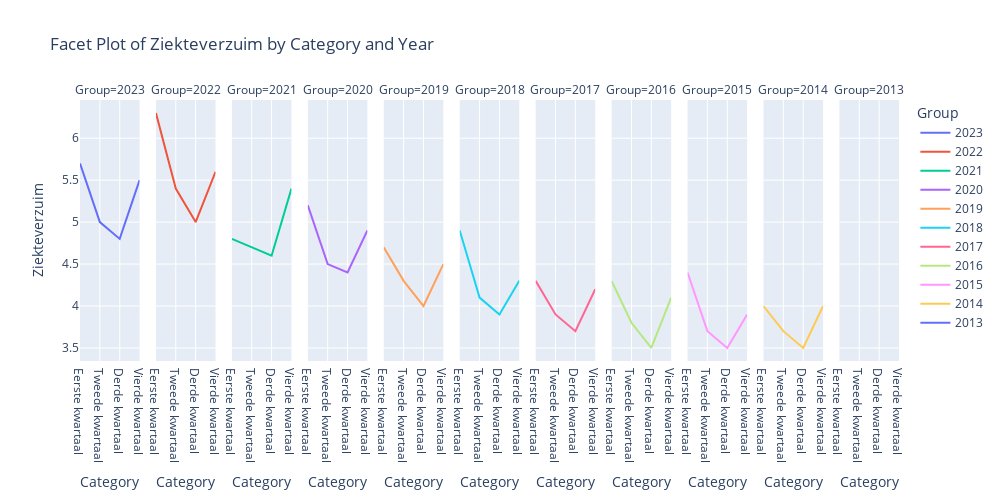

The cell this chart's notebook holds for it:
### Code cell
# Facet plot with ordered x-axis and Group in descending order
facet_plot = px.line(df_cbs, x='Category', y='Ziekteverzuim', color='Group', facet_col='Group',
                     title='Facet Plot of Ziekteverzuim by Category and Year',
                     category_orders={'Category': category_order, 'Group': year_order},
width=1000,  # set the width of the plot
height=500  # set the height of the plot
                     )
facet_plot.show()

### Figure 1 — Plotly figure (JSON) as saved in the notebook; plotly's stock layout.template omitted (floating-point values rounded to 4 significant figures)
{"data": [{"hovertemplate": "Group=2023<br>Category=%{x}<br>Ziekteverzuim=%{y}<extra></extra>", "legendgroup": "2023", "line": {"color": "#636efa", "dash": "solid"}, "marker": {"symbol": "circle"}, "mode": "lines", "name": "2023", "orientation": "v", "showlegend": true, "type": "scatter", "x": ["Eerste kwartaal", "Tweede kwartaal", "Derde kwartaal", "Vierde kwartaal"], "xaxis": "x", "y": [5.7, 5, 4.8, 5.5], "yaxis": "y"}, {"hovertemplate": "Group=2022<br>Category=%{x}<br>Ziekteverzuim=%{y}<extra></extra>", "legendgroup": "2022", "line": {"color": "#EF553B", "dash": "solid"}, "marker": {"symbol": "circle"}, "mode": "lines", "name": "2022", "orientation": "v", "showlegend": true, "type": "scatter", "x": ["Eerste kwartaal", "Tweede kwartaal", "Derde kwartaal", "Vierde kwartaal"], "xaxis": "x2", "y": [6.3, 5.4, 5, 5.6], "yaxis": "y2"}, {"hovertemplate": "Group=2021<br>Category=%{x}<br>Ziekteverzuim=%{y}<extra></extra>", "legendgroup": "2021", "line": {"color": "#00cc96", "dash": "solid"}, "marker": {"symbol": "circle"}, "mode": "lines", "name": "2021", "orientation": "v", "showlegend": true, "type": "scatter", "x": ["Eerste kwartaal", "Tweede kwartaal", "Derde kwartaal", "Vierde kwartaal"], "xaxis": "x3", "y": [4.8, 4.7, 4.6, 5.4], "yaxis": "y3"}, {"hovertemplate": "Group=2020<br>Category=%{x}<br>Ziekteverzuim=%{y}<extra></extra>", "legendgroup": "2020", "line": {"color": "#ab63fa", "dash": "solid"}, "marker": {"symbol": "circle"}, "mode": "lines", "name": "2020", "orientation": "v", "showlegend": true, "type": "scatter", "x": ["Eerste kwartaal", "Tweede kwartaal", "Derde kwartaal", "Vierde kwartaal"], "xaxis": "x4", "y": [5.2, 4.5, 4.4, 4.9], "yaxis": "y4"}, {"hovertemplate": "Group=2019<br>Category=%{x}<br>Ziekteverzuim=%{y}<extra></extra>", "legendgroup": "2019", "line": {"color": "#FFA15A", "dash": "solid"}, "marker": {"symbol": "circle"}, "mode": "lines", "name": "2019", "orientation": "v", "showlegend": true, "type": "scatter", "x": ["Eerste kwartaal", "Tweede kwartaal", "Derde kwartaal", "Vierde kwartaal"], "xaxis": "x5", "y": [4.7, 4.3, 4, 4.5], "yaxis": "y5"}, {"hovertemplate": "Group=2018<br>Category=%{x}<br>Ziekteverzuim=%{y}<extra></extra>", "legendgroup": "2018", "line": {"color": "#19d3f3", "dash": "solid"}, "marker": {"symbol": "circle"}, "mode": "lines", "name": "2018", "orientation": "v", "showlegend": true, "type": "scatter", "x": ["Eerste kwartaal", "Tweede kwartaal", "Derde kwartaal", "Vierde kwartaal"], "xaxis": "x6", "y": [4.9, 4.1, 3.9, 4.3], "yaxis": "y6"}, {"hovertemplate": "Group=2017<br>Category=%{x}<br>Ziekteverzuim=%{y}<extra></extra>", "legendgroup": "2017", "line": {"color": "#FF6692", "dash": "solid"}, "marker": {"symbol": "circle"}, "mode": "lines", "name": "2017", "orientation": "v", "showlegend": true, "type": "scatter", "x": ["Eerste kwartaal", "Tweede kwartaal", "Derde kwartaal", "Vierde kwartaal"], "xaxis": "x7", "y": [4.3, 3.9, 3.7, 4.2], "yaxis": "y7"}, {"hovertemplate": "Group=2016<br>Category=%{x}<br>Ziekteverzuim=%{y}<extra></extra>", "legendgroup": "2016", "line": {"color": "#B6E880", "dash": "solid"}, "marker": {"symbol": "circle"}, "mode": "lines", "name": "2016", "orientation": "v", "showlegend": true, "type": "scatter", "x": ["Eerste kwartaal", "Tweede kwartaal", "Derde kwartaal", "Vierde kwartaal"], "xaxis": "x8", "y": [4.3, 3.8, 3.5, 4.1], "yaxis": "y8"}, {"hovertemplate": "Group=2015<br>Category=%{x}<br>Ziekteverzuim=%{y}<extra></extra>", "legendgroup": "2015", "line": {"color": "#FF97FF", "dash": "solid"}, "marker": {"symbol": "circle"}, "mode": "lines", "name": "2015", "orientation": "v", "showlegend": true, "type": "scatter", "x": ["Eerste kwartaal", "Tweede kwartaal", "Derde kwartaal", "Vierde kwartaal"], "xaxis": "x9", "y": [4.4, 3.7, 3.5, 3.9], "yaxis": "y9"}, {"hovertemplate": "Group=2014<br>Category=%{x}<br>Ziekteverzuim=%{y}<extra></extra>", "legendgroup": "2014", "line": {"color": "#FECB52", "dash": "solid"}, "marker": {"symbol": "circle"}, "mode": "lines", "name": "2014", "orientation": "v", "showlegend": true, "type": "scatter", "x": ["Eerste kwartaal", "Tweede kwartaal", "Derde kwartaal", "Vierde kwartaal"], "xaxis": "x10", "y": [4, 3.7, 3.5, 4], "yaxis": "y10"}, {"hovertemplate": "Group=2013<br>Category=%{x}<br>Ziekteverzuim=%{y}<extra></extra>", "legendgroup": "2013", "line": {"color": "#636efa", "dash": "solid"}, "marker": {"symbol": "circle"}, "mode": "lines", "name": "2013", "orientation": "v", "showlegend": true, "type": "scatter", "x": ["Vierde kwartaal"], "xaxis": "x11", "y": [3.9], "yaxis": "y11"}], "layout": {"annotations": [{"font": {}, "showarrow": false, "text": "Group=2023", "x": 0.03636, "xanchor": "center", "xref": "paper", "y": 1, "yanchor": "bottom", "yref": "paper"}, {"font": {}, "showarrow": false, "text": "Group=2022", "x": 0.1291, "xanchor": "center", "xref": "paper", "y": 1, "yanchor": "bottom", "yref": "paper"}, {"font": {}, "showarrow": false, "text": "Group=2021", "x": 0.2218, "xanchor": "center", "xref": "paper", "y": 1, "yanchor": "bottom", "yref": "paper"}, {"font": {}, "showarrow": false, "text": "Group=2020", "x": 0.3145, "xanchor": "center", "xref": "paper", "y": 1, "yanchor": "bottom", "yref": "paper"}, {"font": {}, "showarrow": false, "text": "Group=2019", "x": 0.4073, "xanchor": "center", "xref": "paper", "y": 1, "yanchor": "bottom", "yref": "paper"}, {"font": {}, "showarrow": false, "text": "Group=2018", "x": 0.5, "xanchor": "center", "xref": "paper", "y": 1, "yanchor": "bottom", "yref": "paper"}, {"font": {}, "showarrow": false, "text": "Group=2017", "x": 0.5927, "xanchor": "center", "xref": "paper", "y": 1, "yanchor": "bottom", "yref": "paper"}, {"font": {}, "showarrow": false, "text": "Group=2016", "x": 0.6855, "xanchor": "center", "xref": "paper", "y": 1, "yanchor": "bottom", "yref": "paper"}, {"font": {}, "showarrow": false, "text": "Group=2015", "x": 0.7782, "xanchor": "center", "xref": "paper", "y": 1, "yanchor": "bottom", "yref": "paper"}, {"font": {}, "showarrow": false, "text": "Group=2014", "x": 0.8709, "xanchor": "center", "xref": "paper", "y": 1, "yanchor": "bottom", "yref": "paper"}, {"font": {}, "showarrow": false, "text": "Group=2013", "x": 0.9636, "xanchor": "center", "xref": "paper", "y": 1, "yanchor": "bottom", "yref": "paper"}], "height": 500, "legend": {"title": {"text": "Group"}, "tracegroupgap": 0}, "title": {"text": "Facet Plot of Ziekteverzuim by Category and Year"}, "width": 1000, "xaxis": {"anchor": "y", "categoryarray": ["Eerste kwartaal", "Tweede kwartaal", "Derde kwartaal", "Vierde kwartaal"], "categoryorder": "array", "domain": [0, 0.07273], "title": {"text": "Category"}}, "xaxis10": {"anchor": "y10", "categoryarray": ["Eerste kwartaal", "Tweede kwartaal", "Derde kwartaal", "Vierde kwartaal"], "categoryorder": "array", "domain": [0.8345, 0.9073], "matches": "x", "title": {"text": "Category"}}, "xaxis11": {"anchor": "y11", "categoryarray": ["Eerste kwartaal", "Tweede kwartaal", "Derde kwartaal", "Vierde kwartaal"], "categoryorder": "array", "domain": [0.9273, 1], "matches": "x", "title": {"text": "Category"}}, "xaxis2": {"anchor": "y2", "categoryarray": ["Eerste kwartaal", "Tweede kwartaal", "Derde kwartaal", "Vierde kwartaal"], "categoryorder": "array", "domain": [0.09273, 0.1655], "matches": "x", "title": {"text": "Category"}}, "xaxis3": {"anchor": "y3", "categoryarray": ["Eerste kwartaal", "Tweede kwartaal", "Derde kwartaal", "Vierde kwartaal"], "categoryorder": "array", "domain": [0.1855, 0.2582], "matches": "x", "title": {"text": "Category"}}, "xaxis4": {"anchor": "y4", "categoryarray": ["Eerste kwartaal", "Tweede kwartaal", "Derde kwartaal", "Vierde kwartaal"], "categoryorder": "array", "domain": [0.2782, 0.3509], "matches": "x", "title": {"text": "Category"}}, "xaxis5": {"anchor": "y5", "categoryarray": ["Eerste kwartaal", "Tweede kwartaal", "Derde kwartaal", "Vierde kwartaal"], "categoryorder": "array", "domain": [0.3709, 0.4436], "matches": "x", "title": {"text": "Category"}}, "xaxis6": {"anchor": "y6", "categoryarray": ["Eerste kwartaal", "Tweede kwartaal", "Derde kwartaal", "Vierde kwartaal"], "categoryorder": "array", "domain": [0.4636, 0.5364], "matches": "x", "title": {"text": "Category"}}, "xaxis7": {"anchor": "y7", "categoryarray": ["Eerste kwartaal", "Tweede kwartaal", "Derde kwartaal", "Vierde kwartaal"], "categoryorder": "array", "domain": [0.5564, 0.6291], "matches": "x", "title": {"text": "Category"}}, "xaxis8": {"anchor": "y8", "categoryarray": ["Eerste kwartaal", "Tweede kwartaal", "Derde kwartaal", "Vierde kwartaal"], "categoryorder": "array", "domain": [0.6491, 0.7218], "matches": "x", "title": {"text": "Category"}}, "xaxis9": {"anchor": "y9", "categoryarray": ["Eerste kwartaal", "Tweede kwartaal", "Derde kwartaal", "Vierde kwartaal"], "categoryorder": "array", "domain": [0.7418, 0.8145], "matches": "x", "title": {"text": "Category"}}, "yaxis": {"anchor": "x", "domain": [0, 1], "title": {"text": "Ziekteverzuim"}}, "yaxis10": {"anchor": "x10", "domain": [0, 1], "matches": "y", "showticklabels": false}, "yaxis11": {"anchor": "x11", "domain": [0, 1], "matches": "y", "showticklabels": false}, "yaxis2": {"anchor": "x2", "domain": [0, 1], "matches": "y", "showticklabels": false}, "yaxis3": {"anchor": "x3", "domain": [0, 1], "matches": "y", "showticklabels": false}, "yaxis4": {"anchor": "x4", "domain": [0, 1], "matches": "y", "showticklabels": false}, "yaxis5": {"anchor": "x5", "domain": [0, 1], "matches": "y", "showticklabels": false}, "yaxis6": {"anchor": "x6", "domain": [0, 1], "matches": "y", "showticklabels": false}, "yaxis7": {"anchor": "x7", "domain": [0, 1], "matches": "y", "showticklabels": false}, "yaxis8": {"anchor": "x8", "domain": [0, 1], "matches": "y", "showticklabels": false}, "yaxis9": {"anchor": "x9", "domain": [0, 1], "matches": "y", "showticklabels": false}}}
